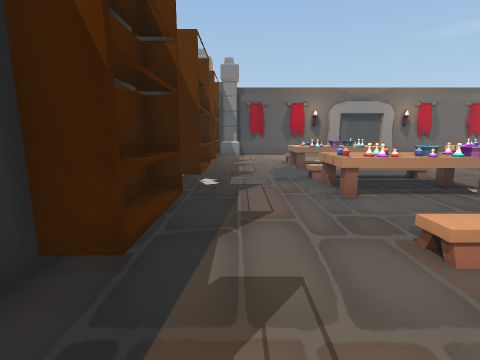
view 1 (above)

22 first-person views from a walk through a scene from a Unity 3-D project. The camera is 1.4 m above the floor, tilts 10° down and sees 85° across. The floor is counted in squares, 1 m on a side. Each view is taken from the middle of a square. On the plan, view 1 faces up. The plan holds only what a view shows up to about 13 squares ahead; the rest is blank. The place goes on beyond the plan. The player character is not drawn. Some surface patterns are stand-ins.

view 2
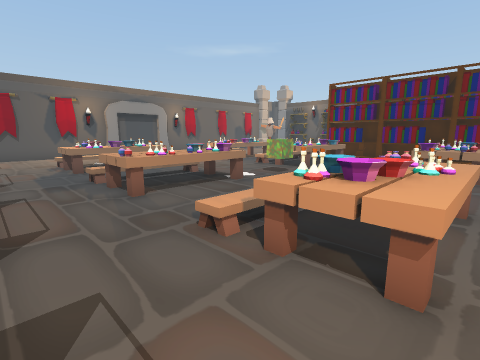

view 3
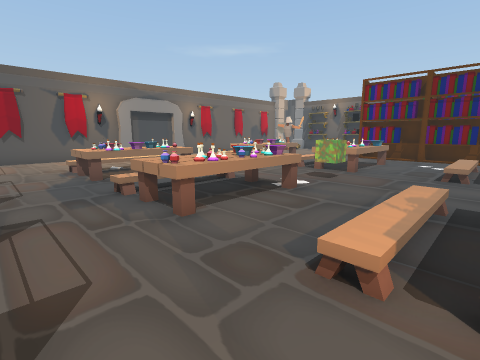

view 4
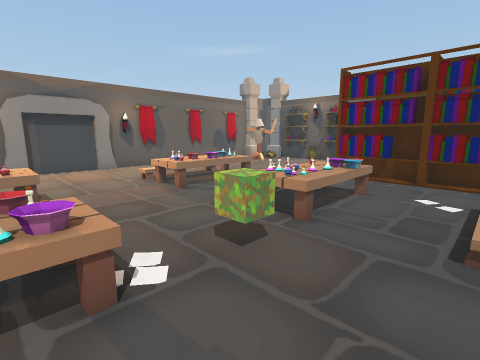

view 5
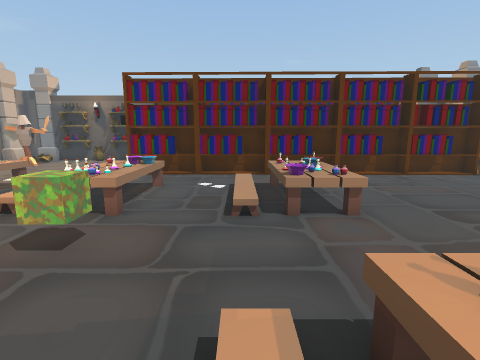

view 6
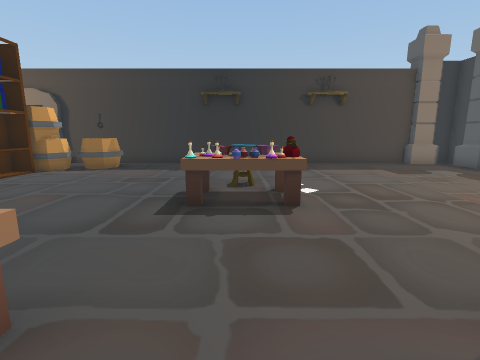

view 7
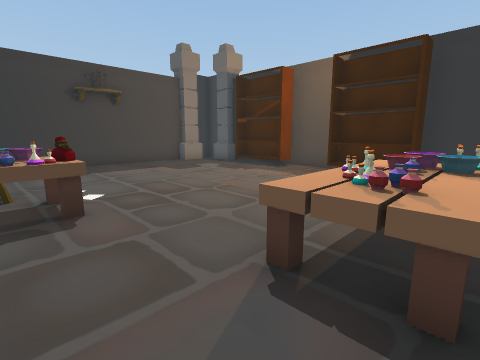

view 8
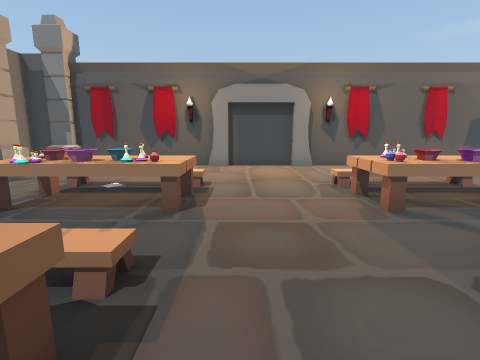

view 9
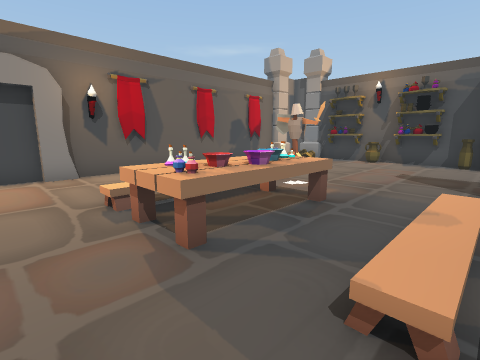

view 10
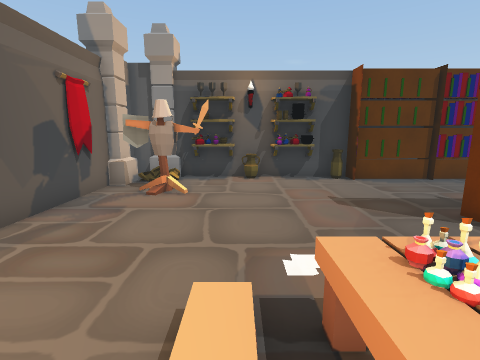

view 11
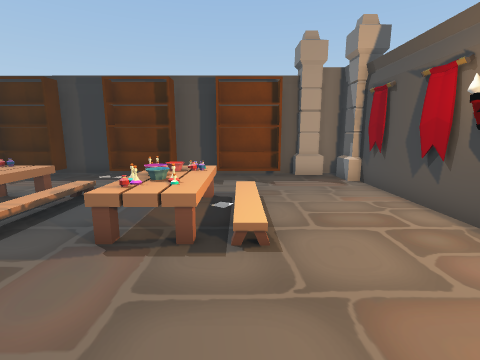

view 12
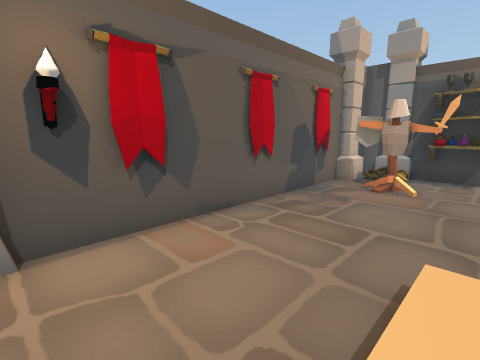

view 13
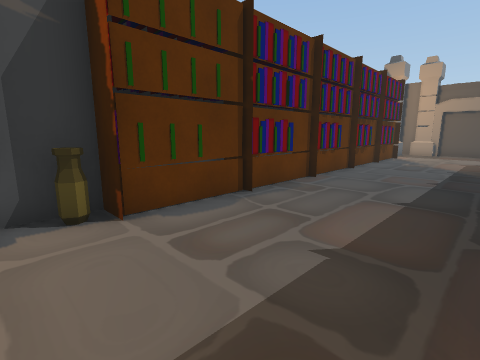

view 14
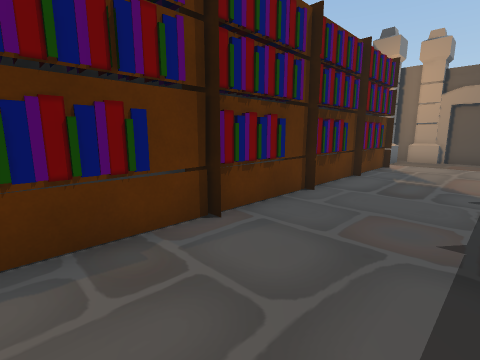

view 15
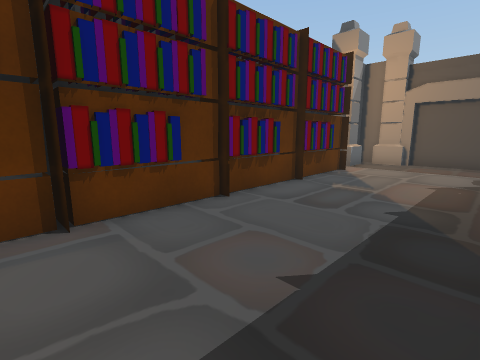

view 16
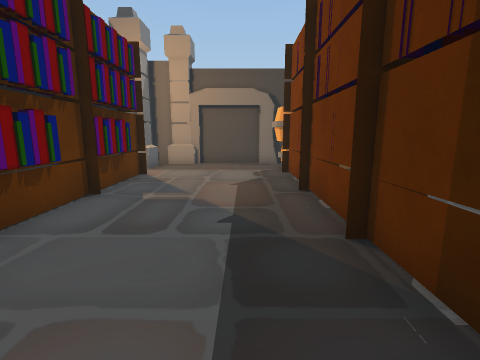

view 17
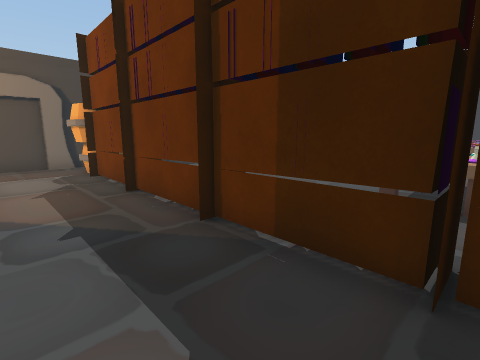

view 18
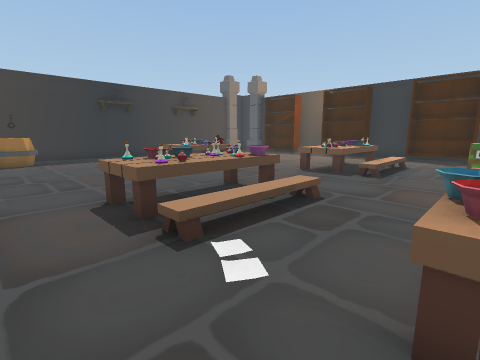

view 19
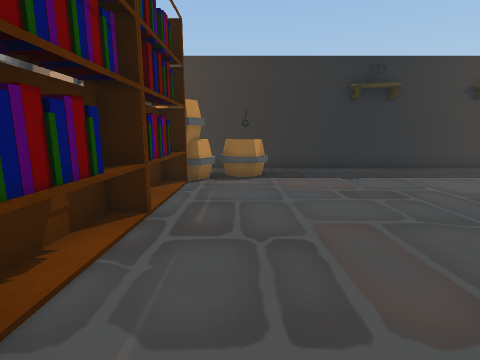

view 20
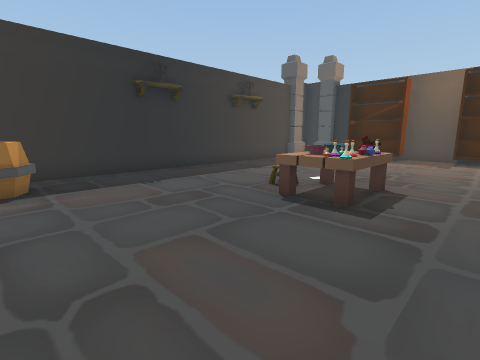

view 21
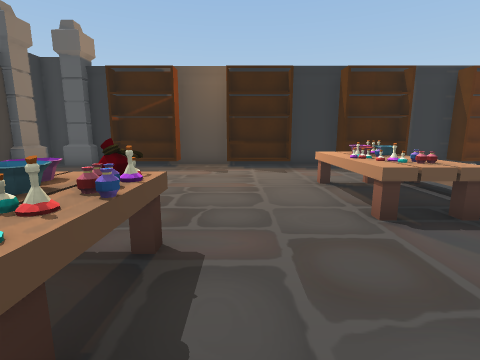

view 22
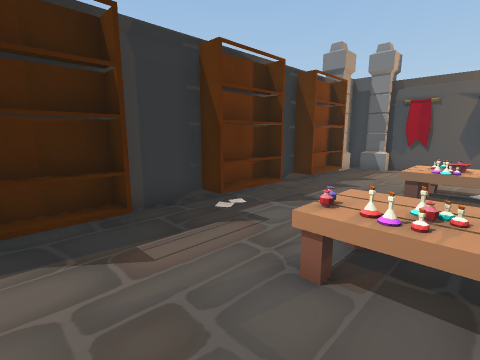

### Floor plan
Points are (right, up) in squares from view 1. A wall is a line through its corners. A room is listed if a view was taken in it or the views show most of it. See-through windows are left out.
Room 1 (views 1, 2, 3, 4, 5, 6, 7, 8, 9, 10, 11, 12, 13, 14, 15, 16, 17, 18, 19, 20, 21, 22)
walls: (-2.2, 2.7) (-2.2, 0); (21.5, -0.9) (21.5, -0.4); (-2.1, 7.9) (-2.1, 4.9); (10.1, 17.4) (9.3, 17.4); (9.4, 17.7) (6.5, 17.7); (-2.2, -2.5) (-2.2, -4.9); (6.6, 17.4) (5.8, 17.4); (21.5, -4) (21.5, -3.4); (22.2, 11.4) (22.2, 12.5); (5.9, 17.7) (-0.2, 17.7); (-2.1, 12.4) (-2.1, 10); (21.2, -7.1) (21.8, -7.1); (16.2, -10.5) (17.1, -10.5); (21.5, -7.1) (21.5, -6.4); (17, -10.7) (20, -10.7); (-2.1, 15.5) (-2.1, 14.9); (-2.2, -7.9) (-2.2, -8.5); (20.4, 17.7) (9.9, 17.7); (19.9, -10.5) (20.4, -10.5); (-0.2, -10.7) (16.5, -10.7)
low walls: (21.5, -1.5) (21.5, -1); (22.1, -0.9) (22.1, -0.4); (22.1, -4) (22.1, -3.4)
objects: pillar (-3, -11) to (0, -9); pillar (-3, 16) to (0, 18); other object (-1, -7) to (-1, -5); other object (-1, -2) to (-1, 0); other object (-1, 3) to (-1, 5); other object (-1, 8) to (-1, 10); other object (-1, 12) to (-1, 14); table (2, 0) to (3, 2); other object (2, 6); table (2, 7); table (2, 11) to (2, 12); bowl (3, 1); potion (3, 2); potion (3, 6); potion (3, 7); other object (3, 10); other object (3, 11); other object (3, 12); other object (3, 13); potion (4, 0); other object (4, 1); bowl (4, 2); other object (4, 5); potion (4, 6); potion (4, 7); bowl (4, 11); table (4, 12); table (5, 0) to (6, 2); potion (5, 1); other object (5, 6); other object (5, 7); other object (5, 8); other object (5, 10); other object (5, 11); other object (5, 12); bowl (6, 6); table (6, 7); table (6, 11) to (6, 12); table (7, -5) to (9, -5); bowl (7, -4); potion (7, -3); bowl (8, -4); potion (8, -3); potion (8, -2); other object (8, 6); other object (9, -4); other object (9, -3); other object (9, 1); other object (9, 6); table (10, 0) to (11, 0); other object (10, 1); bowl (10, 2); other object (10, 5); other object (10, 6); other object (10, 7); other object (10, 11); other object (10, 12); other object (11, 1); other object (11, 2); other object (11, 6); other object (11, 7); bowl (11, 11); other object (11, 12); other object (12, 0); other object (12, 1); other object (12, 2); other object (12, 5); bowl (12, 6); other object (12, 7); other object (12, 11); potion (12, 12); barrel (13, -10) to (14, -8); table (13, 0); other object (13, 1); other object (13, 2); bowl (13, 6); table (13, 7); potion (13, 11); other object (13, 12); potion (13, 13); other object (14, -9); potion (14, 12); barrel (15, -9) to (16, -8); other object (16, -7); other object (16, -6); other object (16, -5); other object (16, -4); books (16, -3); books (16, -2); other object (16, -1); other object (16, 0); other object (16, 1); books (16, 2); other object (16, 3); books (16, 4); other object (16, 5); books (16, 6); other object (16, 7); other object (16, 8); barrel (17, -8); other object (19, 15) to (20, 16); pillar (20, 16) to (23, 18); pillar (21, -11) to (23, -9); other object (21, -6); other object (21, -5); books (21, -4); books (21, -3); books (21, -2); books (21, -1); books (21, 1); books (21, 2); other object (22, -6); other object (22, -5); other object (22, -3); books (22, -2); books (22, 0); books (22, 1); books (22, 2); books (22, 3); books (22, 4); books (22, 5); other object (22, 6); books (22, 8); other object (22, 9); other object (22, 10); other object (22, 11); other object (22, 13); other object (22, 14); other object (22, 15)

Where each view was taken, in squares from view 1:
view 1: 0 up, 0 right, facing up
view 2: 0 up, 0 right, facing up-right
view 3: 2 up, 0 right, facing up-right
view 4: 3 up, 5 right, facing up-right
view 5: 3 up, 4 right, facing right
view 6: 2 up, 8 right, facing down
view 7: 2 up, 8 right, facing down-left
view 8: 6 up, 7 right, facing up
view 9: 8 up, 8 right, facing up-right
view 10: 13 up, 11 right, facing right
view 11: 13 up, 10 right, facing left
view 12: 13 up, 10 right, facing up-right
view 13: 10 up, 17 right, facing down-right
view 14: 5 up, 18 right, facing down-right
view 15: 3 up, 17 right, facing down-right
view 16: 2 up, 18 right, facing down
view 17: 2 up, 19 right, facing down-left
view 18: 6 up, 15 right, facing down-left
view 19: 0 up, 14 right, facing down
view 20: 1 down, 14 right, facing down-left
view 21: 2 down, 10 right, facing left
view 22: 3 up, 4 right, facing up-left
